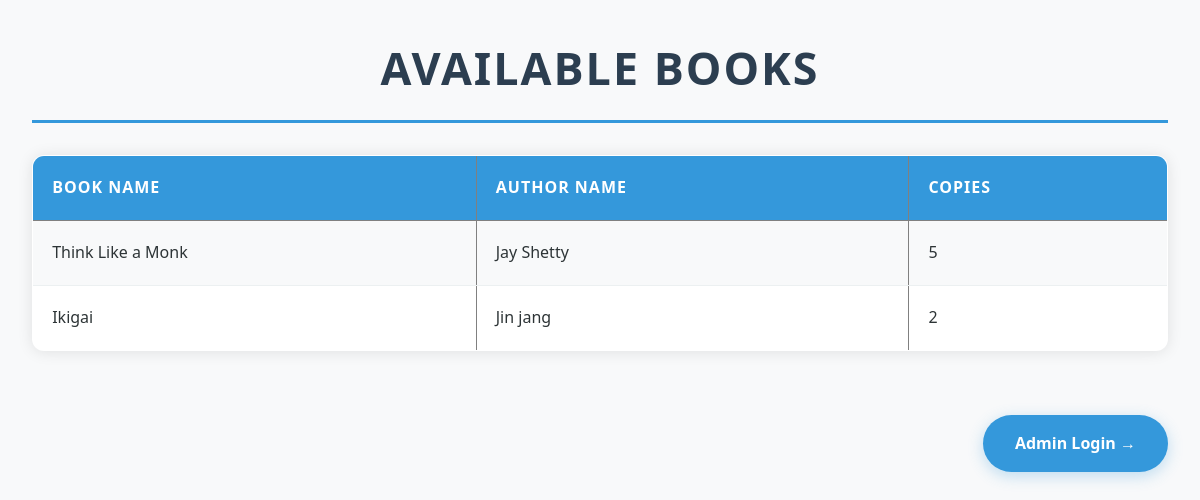
Screenshot of /library/ (signed in) with the database file from the repository.
### library_app/models.py (models this page shows, shortened)
class Book(models.Model):
    title = models.CharField(max_length=150)
    author = models.CharField(max_length=150)
    available_copy = models.IntegerField(default=1)

### library_app/views.py (the view)
# urls.py: path('library/', views.book_list, name='library'),
def book_list(request):
    books = Book.objects.all()
    return render(request, "library.html", {"books": books})

### templates/library.html (shortened to what this page needs)
<!DOCTYPE html>
<html lang="en">
<head>
</head>
<body>
   <h1>Available Books</h1>
   {% if user.is_authenticated %}
    <table border="1">
        <tr>
            <th>Book Name</th>
            <th>Author Name</th>
            <th>Copies</th>
        </tr>
        {% for book in books %}
        <tr>
            <td>{{ book.title }}</td>
            <td>{{ book.author }}</td>
            <td>{{ book.available_copy }}</td>
        </tr>
        {% endfor %}
    </table>
   {% else %}
      <p>Please log in to view the book list.</p>
   {% endif %}
   <a href="admin_login">Admin Login &rarr;</a>
</body>
</html>

### templates/library.html (style rules this page uses)
* { margin: 0; padding: 0; box-sizing: border-box; font-family: 'Segoe UI', Tahoma, Geneva, Verdana, sans-serif; }
body { background: #f8f9fa; color: #2d3436; line-height: 1.6; padding: 2rem; min-height: 100vh; }
h1 { text-align: center; color: #2c3e50; font-size: 2.8rem; margin-bottom: 2rem; padding-bottom: 1rem; border-bottom: 3px solid #3498db; text-transform: uppercase; letter-spacing: 2px; }
table { width: 100%; border-collapse: collapse; margin: 2rem 0; background: white; box-shadow: 0 1px 15px rgba(0,0,0,0.1); border-radius: 12px; overflow: hidden; animation: fadeIn 0.6s ease-in; }
th, td { padding: 1.2rem; text-align: left; }
th { background-color: #3498db; color: white; font-weight: 600; text-transform: uppercase; letter-spacing: 1px; }
tr:nth-child(even) { background-color: #f8f9fa; }
td { border-bottom: 1px solid #ecf0f1; }
a { display: inline-block; margin-top: 2rem; padding: 1rem 2rem; background: #3498db; color: white; text-decoration: none; border-radius: 50px; font-weight: 600; transition: all 0.3s ease; float: right; box-shadow: 0 4px 15px rgba(52,152,219,0.3); }

### rows the page displays
Book: title "Think Like a Monk", author "Jay Shetty", available_copy "5"
Book: title "Ikigai", author "Jin jang", available_copy "2"
